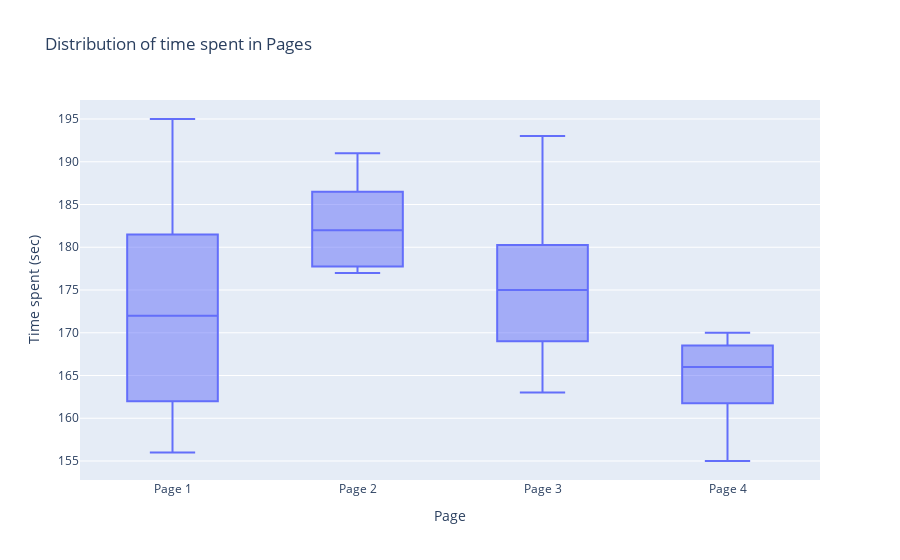

The notebook cell this image was saved under:
### Code cell
fig = px.box(four_session_data, x="Page", y="Time", title="Distribution of time spent in Pages", labels={'Time': 'Time spent (sec)', 'Page': 'Page'})
fig.show()

### Figure 1 — Plotly figure (JSON) as saved in the notebook; plotly's stock layout.template omitted (floating-point values rounded to 4 significant figures)
{"data": [{"alignmentgroup": "True", "hovertemplate": "Page=%{x}<br>Time spent (sec)=%{y}<extra></extra>", "legendgroup": "", "marker": {"color": "#636efa"}, "name": "", "notched": false, "offsetgroup": "", "orientation": "v", "showlegend": false, "type": "box", "x": ["Page 1", "Page 2", "Page 3", "Page 4", "Page 1", "Page 2", "Page 3", "Page 4", "Page 1", "Page 2", "Page 3", "Page 4", "Page 1", "Page 2", "Page 3", "Page 4", "Page 1", "Page 2", "Page 3", "Page 4"], "x0": " ", "xaxis": "x", "y": [164, 178, 175, 155, 172, 191, 193, 166, 177, 182, 171, 164, 156, 185, 163, 170, 195, 177, 176, 168], "y0": " ", "yaxis": "y"}], "layout": {"boxmode": "group", "legend": {"tracegroupgap": 0}, "title": {"text": "Distribution of time spent in Pages"}, "xaxis": {"anchor": "y", "domain": [0, 1], "title": {"text": "Page"}}, "yaxis": {"anchor": "x", "domain": [0, 1], "title": {"text": "Time spent (sec)"}}}}
